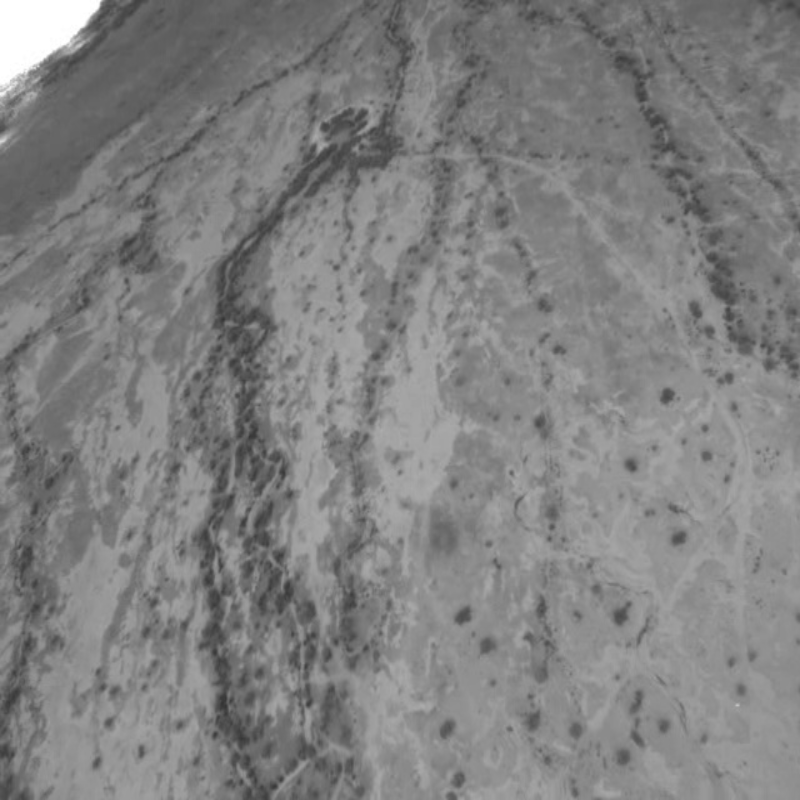
#> input picture img1652.png, 800 x 800 px, given in place of img1652.jpg, which was not available
$ python preproccess.py
#> lines starting #> are read from the running program, lines starting #| are printed output that depends on the picture
import numpy as np
import cv2
from matplotlib import pyplot as plt


img1 = cv2.imread('img1652.jpg')
#> img1 is the input picture: shape (800, 800, 3); min 52, max 255, mean 128.9
print('Original size',img1.shape)
#| Original size (800, 800, 3)
cv2.imshow('original', img1)


# setting dim of the resize
height = 800
width = 800
dim = (width, height)
res = cv2.resize(img1, dim, interpolation=cv2.INTER_LINEAR)

cv2.imwrite('img1652.png',res)

# Checking the size
print("RESIZED", res.shape)
#| RESIZED (800, 800, 3)

res = img1

# Remove noise
# Gaussian
blur = cv2.GaussianBlur(res, (5, 5), 0)

image = blur
cv2.imshow('Gaussian Blur', image)


# Gray Scale
gray = cv2.cvtColor(image, cv2.COLOR_RGB2GRAY)

cv2.imshow('gray scale', gray)

#Histogram Normalization
dst = cv2.equalizeHist(gray)
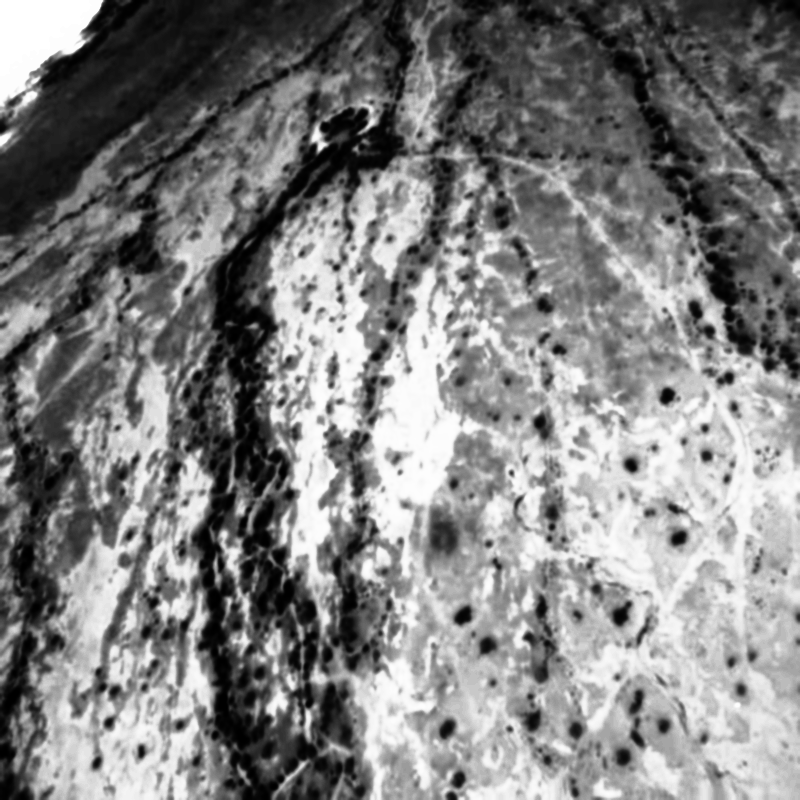
#> dst: shape (800, 800); min 0, max 255, mean 129.3
cv2.imshow('histogram normailization', dst)
cv2.imwrite('img1652-preprocessed.png',dst)

cv2.waitKey(0)

$ run again, with img1658.png copied over img1652.png
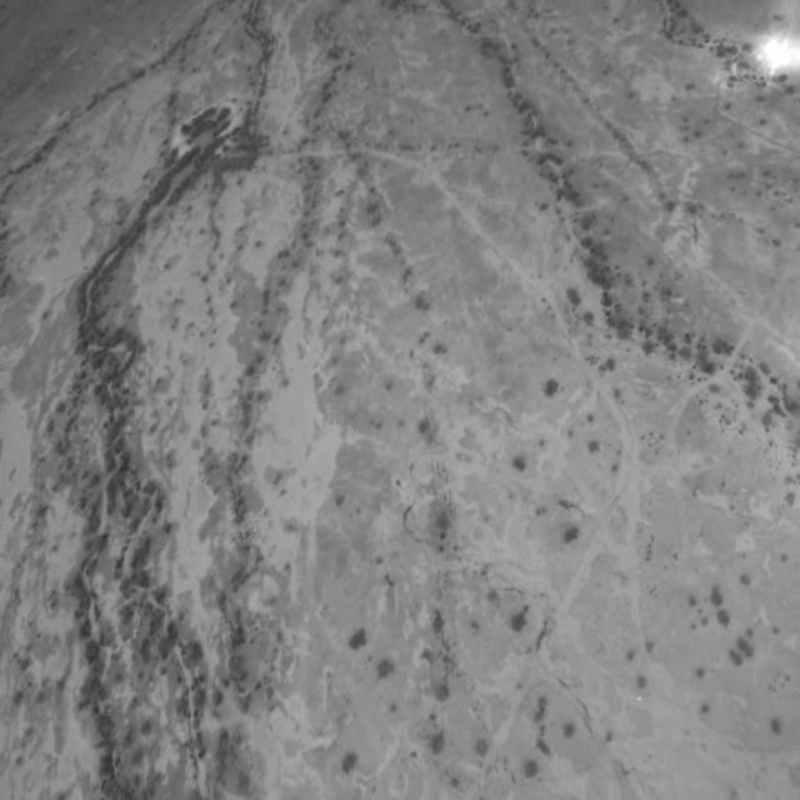
#> input picture img1658.png, 800 x 800 px, given in place of img1652.jpg, which was not available
#> img1 is the input picture: shape (800, 800, 3); min 50, max 255, mean 129.4
#| Original size (800, 800, 3)
#| RESIZED (800, 800, 3)
#> `dst = cv2.equalizeHist(gray)`:
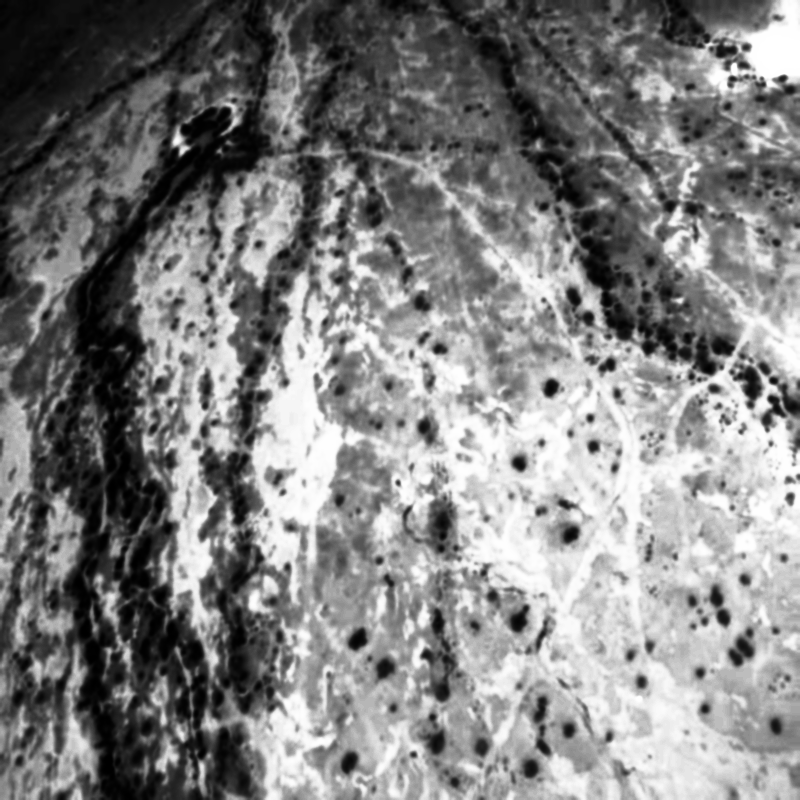
#> dst: shape (800, 800); min 0, max 255, mean 129.4

$ run again, with 1.jpg saved as img1652.png
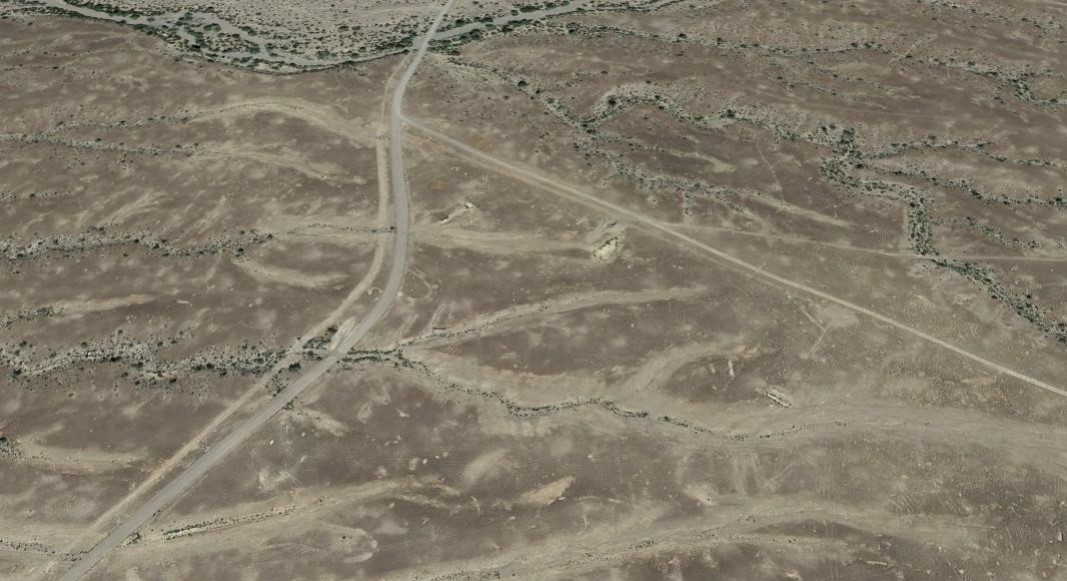
#> input picture 1.jpg, 1067 x 581 px, given in place of img1652.jpg, which was not available
#> img1 is the input picture: shape (581, 1067, 3); mean B, G, R 106.2, 122.6, 130.4
#| Original size (581, 1067, 3)
#> `res = cv2.resize(img1, dim, interpolation=cv2.INTER_LINEAR)`:
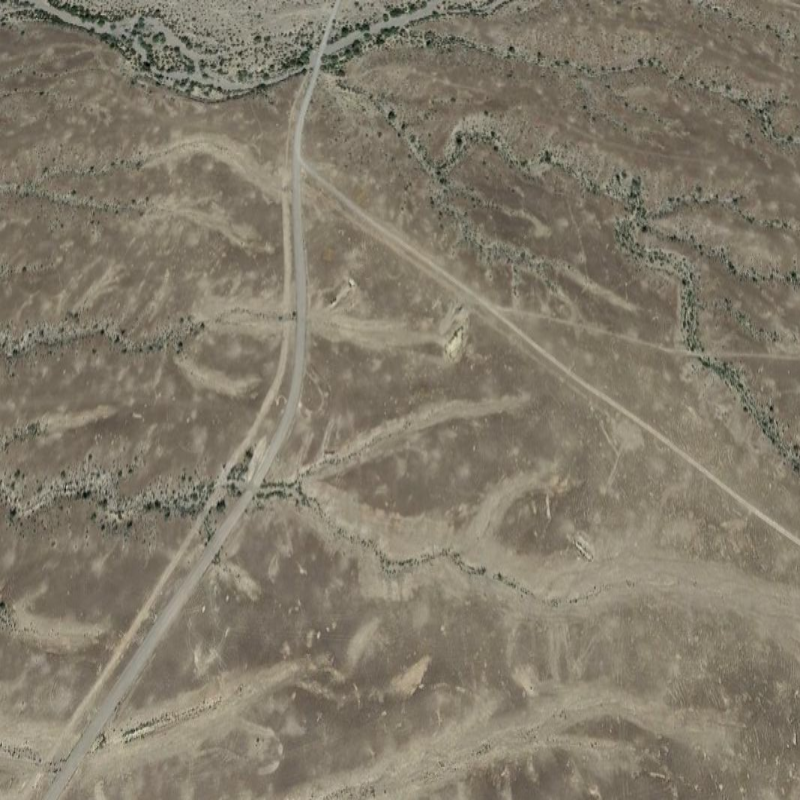
#> res: shape (800, 800, 3); mean B, G, R 106.1, 122.5, 130.3
#| RESIZED (800, 800, 3)
#> `dst = cv2.equalizeHist(gray)`:
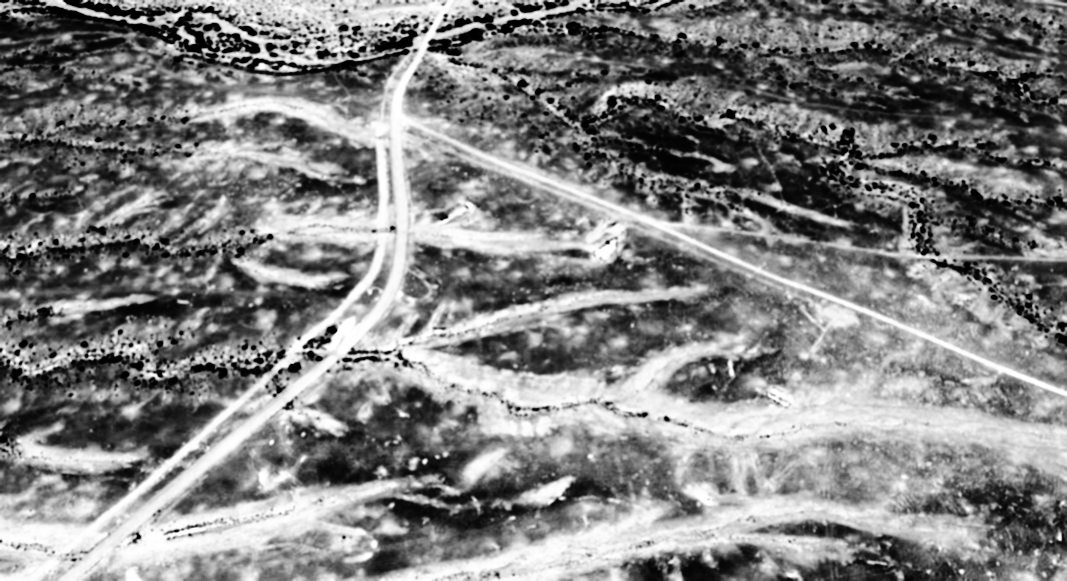
#> dst: shape (581, 1067); min 0, max 255, mean 129.6

$ run again, with 10.jpg saved as img1652.png
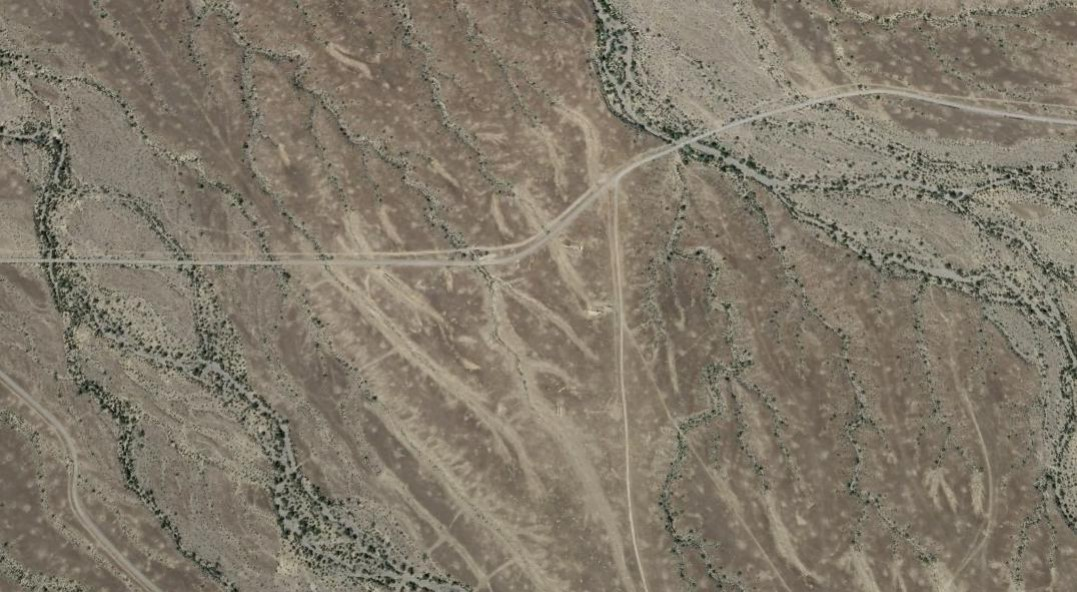
#> input picture 10.jpg, 1077 x 592 px, given in place of img1652.jpg, which was not available
#> img1 is the input picture: shape (592, 1077, 3); mean B, G, R 106.1, 121.1, 129.7
#| Original size (592, 1077, 3)
#> `res = cv2.resize(img1, dim, interpolation=cv2.INTER_LINEAR)`:
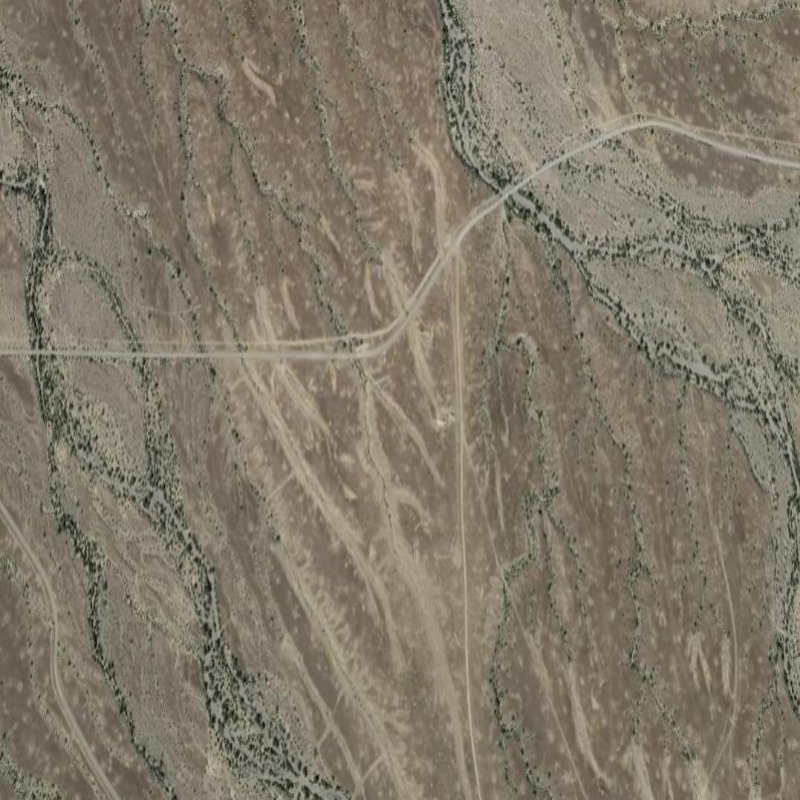
#> res: shape (800, 800, 3); mean B, G, R 105.9, 120.9, 129.6
#| RESIZED (800, 800, 3)
#> `dst = cv2.equalizeHist(gray)`:
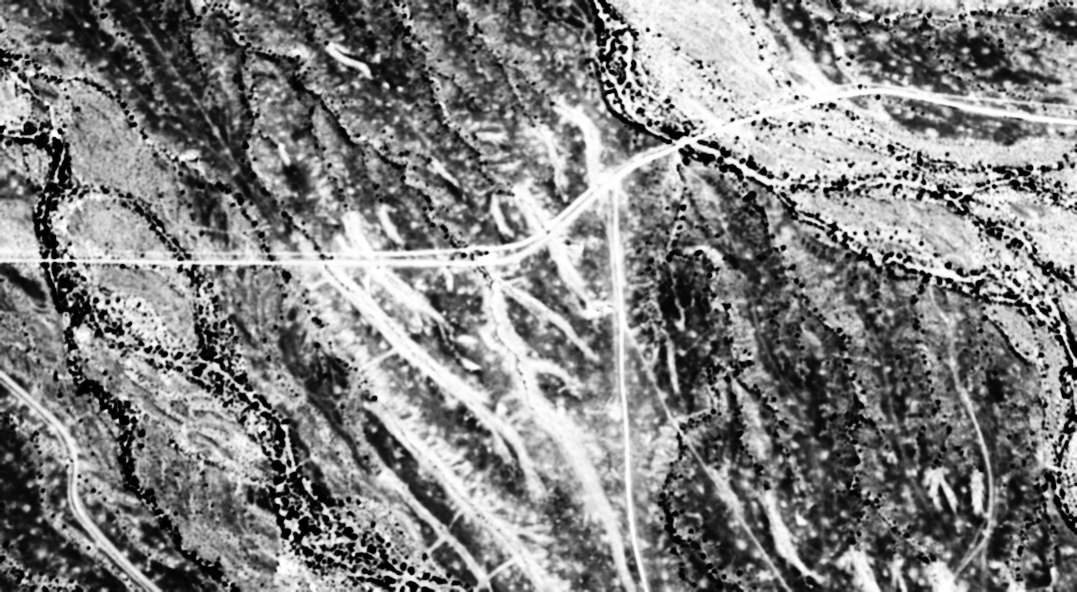
#> dst: shape (592, 1077); min 0, max 255, mean 129.7
